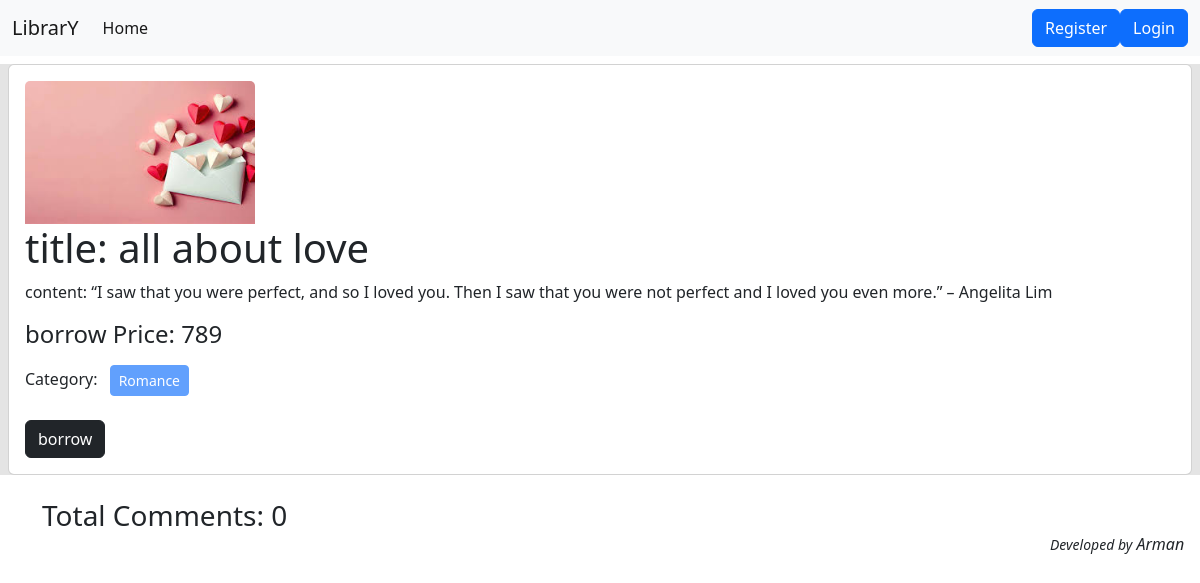
Screenshot of /books/details/7/ with the database file from the repository.
### books/models.py (models this page shows, shortened)
class Books(models.Model):
    title=models.CharField(max_length=50)
    content=models.TextField()
    category=models.ManyToManyField(Category)
    image=models.ImageField(upload_to='upload/',blank=True,null=True)
    borrowing_price=models.IntegerField()

class Category(models.Model):
    name=models.CharField(max_length=100)
    slug=models.SlugField(max_length=100,unique=True,null=True,blank=True)

### books/views.py (the view, shortened to what this page needs)
# urls.py: path('details/<int:id>/',views.bookDetailsView.as_view(),name='details'),
class bookDetailsView(DetailView):
    model=models.Books
    template_name='details.html'
    pk_url_kwarg='id'
    def get_context_data(self,**kwargs):
        context = super().get_context_data(**kwargs)
        books = self.object #book model er object ekhnae store korlam
        comments = books.comments.all()
        comment_form=forms.ComentForm()
        context['comments'] = comments
        context['comment_form'] = comment_form
        return context

### books/templates/details.html (shortened to what this page needs)
{% extends "base.html" %}
{% load crispy_forms_tags %}
{% block content %}
<div class="col-12 " style="background-color:#E4E4E4;">
    <div class="card m-2">
        <div class="card-body">
            <img style="width: 20%;" src="{{books.image.url}}" class="card-img-top" alt="image" style="width:20%;">
            <h1 class="card-title">title: {{books.title}}</h1>
            <p class="card-text">content: {{books.content}}</p>
            <h4>borrow Price: {{books.borrowing_price}}</h4>
            <p>Category: {% for cat in books.category.all %}
                <button class="btn btn-primary btn-sm m-2" disabled>{{cat.name}}</button>
                {% endfor %}
            </p>
            <a class="btn btn-dark" href="{% url 'borrow' books.id %}">borrow</a>
        </div>
    </div>
</div>
<div class="container mx-auto">
    <h3 class="font-bold text-xl my-4">Total Comments: {{comments | length}}</h3>
</div>
{% if 'add_comment' in request.path %}
        {% load crispy_forms_tags %}
{% endif %}
{% endblock %}

### rows the page displays
Books: image (picture), title "all about love", content "“I saw that you were perfect, and so I loved you. Then I saw that you were not perfect and I loved you even more.” – Angelita Lim", borrowing_price "789"
Category: name "Romance"

### other values shown
{{ comments | length }} "0"
